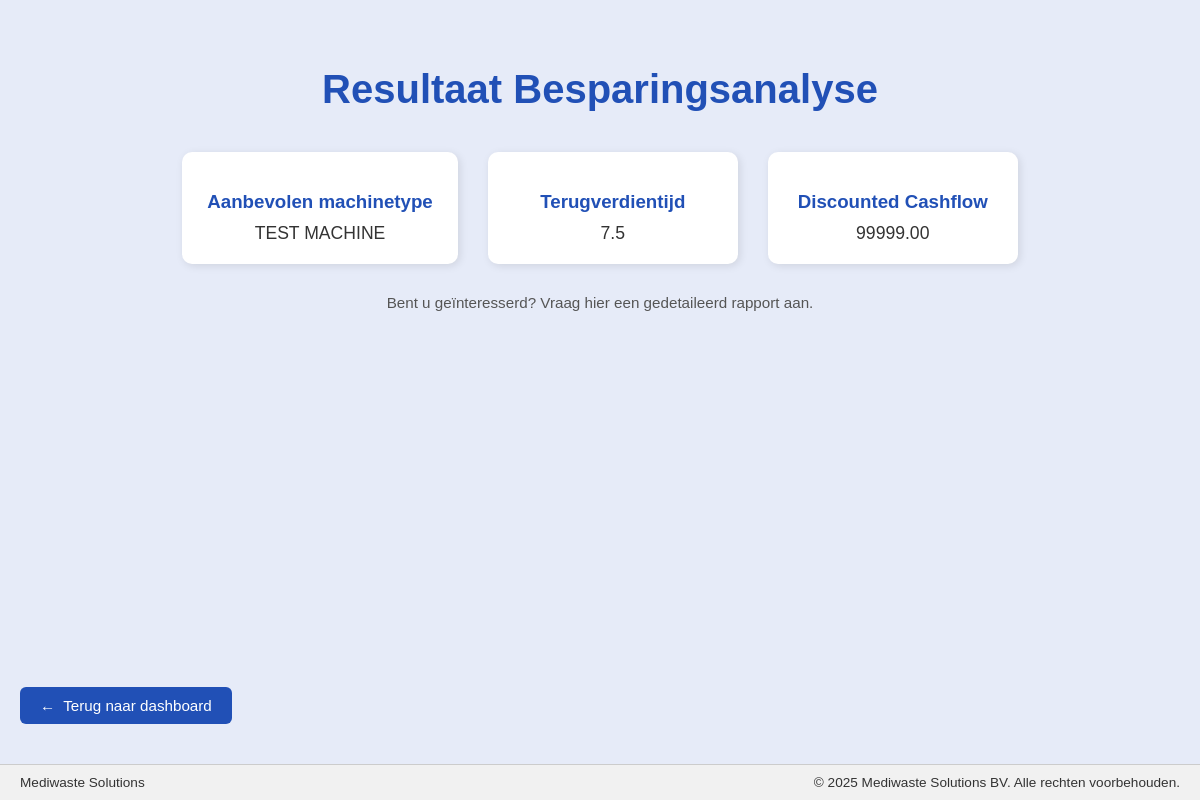
The page /Output.html on the database as committed earlier.
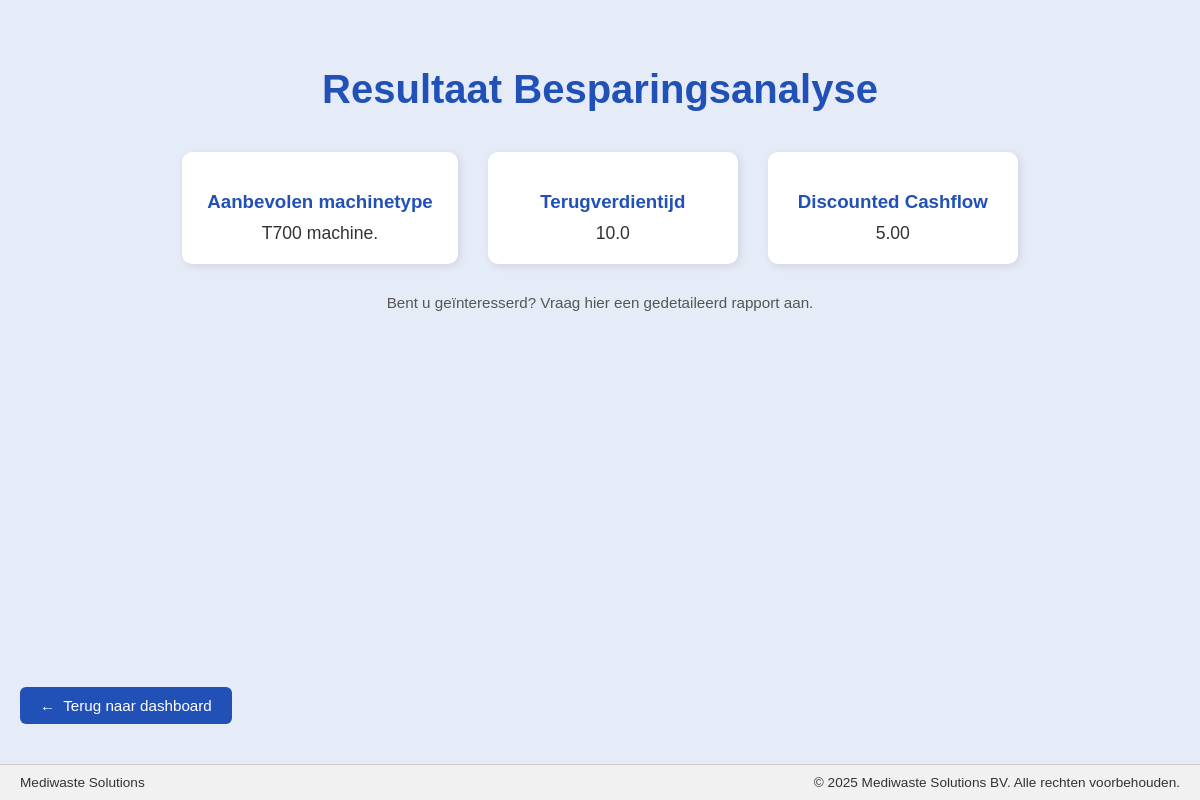
The same page on the database as committed later.
### app/models.py (models this page shows)
class Calculation(db.Model):
    id = db.Column(db.Integer, primary_key=True)
    rma_kg         = db.Column(db.Float,  nullable=False)   # name="rma_kg"
    rma_vaten      = db.Column(db.Integer, nullable=False)   # name="rma_vaten"
    kost_vaten     = db.Column(db.Float,  nullable=False)    # name="kost_vaten"
    inhoud_vat     = db.Column(db.Float,  nullable=False)    # name="inhoud_vat"
    kost_ophaling  = db.Column(db.Float,  nullable=False)    # name="kost_ophaling"
    kost_verwerking= db.Column(db.Float,  nullable=False)    # name="kost_verwerking"
    paritair       = db.Column(db.String(50), nullable=False)# name="paritair"
    werkdagen      = db.Column(db.Integer, nullable=False)   # name="aantal_werkdagen"
    recommended_machine = db.Column(db.String(80))
    new_cost            = db.Column(db.Float)
    payback             = db.Column(db.Float)
    dcf                 = db.Column(db.Float)

### app/routes.py (the view)
@main.route("/Output.html")
def output():
    from .models import Calculation
    calc = Calculation.query.order_by(Calculation.id.desc()).first()
    return render_template("Output.html", calc=calc)

### app/templates/Output.html (shortened to what this page needs)
<!DOCTYPE html>
<html lang="nl">
<head>
</head>
<body>
  <main>
    <h1>Resultaat Besparingsanalyse</h1>
    <div class="results">
      <div class="result-box">
        <h3>Aanbevolen machinetype</h3>
        <p>{{ calc.recommended_machine or "—" }}</p>
      </div>
      <div class="result-box">
        <h3>Terugverdientijd</h3>
        <p>{{ calc.payback if calc and calc.payback is not none else "—" }}</p>
      </div>
      <div class="result-box">
        <h3>Discounted Cashflow</h3>
        <p>{{ ("%0.2f"|format(calc.dcf)) if calc and calc.dcf is not none else "—" }}</p>
      </div>
    </div>
    <div class="contact">
      Bent u geïnteresserd? Vraag hier een gedetaileerd rapport aan.
    </div>
    <div class="action-bar">
      <a href="Dashboard.html" class="btn-back">
        <span>←</span> Terug naar dashboard
      </a>
    </div>
  </main>
  <footer>
    <div>Mediwaste Solutions</div>
    <div>© 2025 Mediwaste Solutions BV. Alle rechten voorbehouden.</div>
  </footer>
</body>
</html>

### app/templates/Output.html (style rules this page uses)
body { font-family: Arial, sans-serif; margin: 0; background-color: #e6ebf8; display: flex; flex-direction: column; min-height: 100vh; }
main { flex: 1; display: flex; flex-direction: column; align-items: center; justify-content: flex-start; padding: 40px 20px; }
h1 { font-size: 2.5rem; color: #2150b6; margin-bottom: 40px; text-align: center; }
.results { display: flex; gap: 30px; justify-content: center; flex-wrap: wrap; margin-bottom: 30px; }
.result-box { background-color: #fff; padding: 20px 25px; border-radius: 10px; box-shadow: 2px 2px 8px rgba(0,0,0,0.1); min-width: 200px; text-align: center; }
.result-box h3 { color: #2150b6; margin-bottom: 10px; }
.result-box p { font-size: 1.1rem; margin: 0; color: #333; }
.contact { text-align: center; font-size: 0.95rem; color: #555; margin-bottom: 30px; }
.action-bar { width: 100%; display: flex; justify-content: flex-start; margin-top: auto; }
.btn-back { background-color: #2150b6; color: white; text-decoration: none; padding: 10px 20px; border-radius: 6px; font-size: 0.95rem; display: inline-flex; align-items: center; gap: 8px; transition: background-color 0.2s; }
footer { display: flex; justify-content: space-between; align-items: center; width: 100%; padding: 10px 20px; background-color: #f1f1f1; border-top: 1px solid #ccc; font-size: 0.85rem; color: #333; box-sizing: border-box; flex-wrap: wrap; }
footer > div { max-width: 48%; text-align: left; }
footer > div:last-child { text-align: right; }

Rows that differ between the two databases and show on the page:
no longer on this page (row unchanged): Calculation: recommended_machine "TEST MACHINE", payback "7.5", dcf "99999.00"
added Calculation: recommended_machine "T700 machine.", payback "10.0", dcf "5.00"
